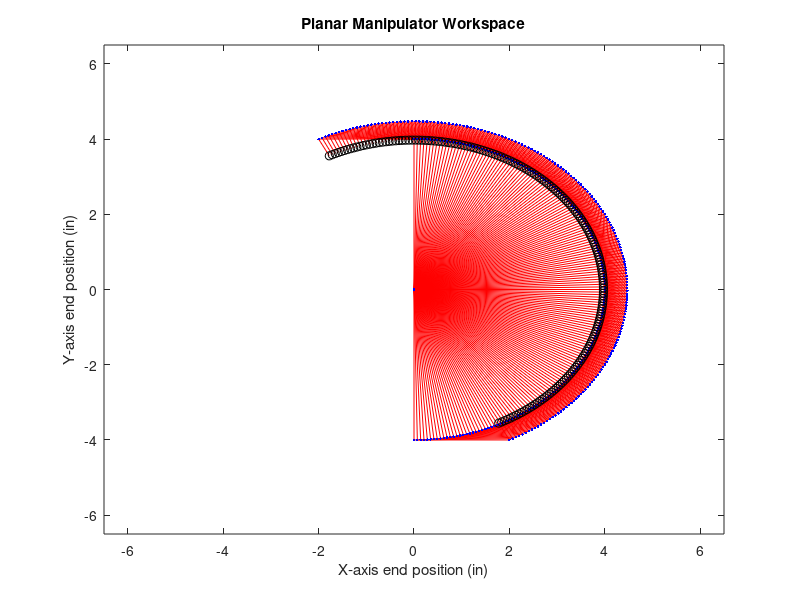

Reproduce this figure in MATLAB.
clear;
length1=4;   % in
length2=2;   % in
length3=0.5; %in
theta1=([-90:90])';
theta2=([90])';
theta3=([atan(0.5)*180/pi+90])';
l1=length(theta1);
l2=length(theta2);
l3=length(theta3);
L=l1*l2*l3;

[T1,T2,T3]=meshgrid(theta1,theta2,theta3);
T2=T1+T2;
T3=T2+T3;
%%
T1=reshape(T1,L,1);
T2=reshape(T2,L,1);
T3=reshape(T3,L,1);
%%
X1=cosd(T1).*length1;
Y1=sind(T1).*length1;
X2=cosd(T2).*length2;
Y2=sind(T2).*length2;
X3=cosd(T3).*length3;
Y3=sind(T3).*length3;
%%
XX=[zeros(L,1) X1 X1+X2 X1+X2+X3];
YY=[zeros(L,1) Y1 Y1+Y2 Y1+Y2+Y3];
Px=XX(:,end);
Py=YY(:,end);
P=sqrt(Px.^2+Py.^2);

% 0.5 is shortest   & 4 is the longest. 0.5<=P<=4
l1=(0.5+4<=2+P)&(P<=4)&(0.5<=P);
% P is the shortest & 4 is the longest.      P<=0.5
l2=(P+4<=0.5+2)&(P<=0.5);
% P is the longest & 0.5 is the shortest.    P>=4
l3=(P+0.5<=4+2)&(P>=4);

% Pxo=Px(l);
% Pyo=Py(l);
%%
% save('workspaceData.mat','Px','Py','XX','YY','P');
% figure(1);
clf
plot(XX',YY','r-',XX(:,1:end-1)',YY(:,1:end-1)','b.',Px,Py,'ko');
% figure(2);
% clf;
% plot(Px,Py,'.b',Px(l2),Py(l2),'r.')%,Px(~l2),Py(~l2),'k.',Px(~l3),Py(~l3),'g.');
xlabel('X-axis end position (in)');
ylabel('Y-axis end position (in)');
title('Planar Manipulator Workspace');
% legend('Full Workspace','Orientation Workspace');

axis([-6.5 6.5 -6.5 6.5])